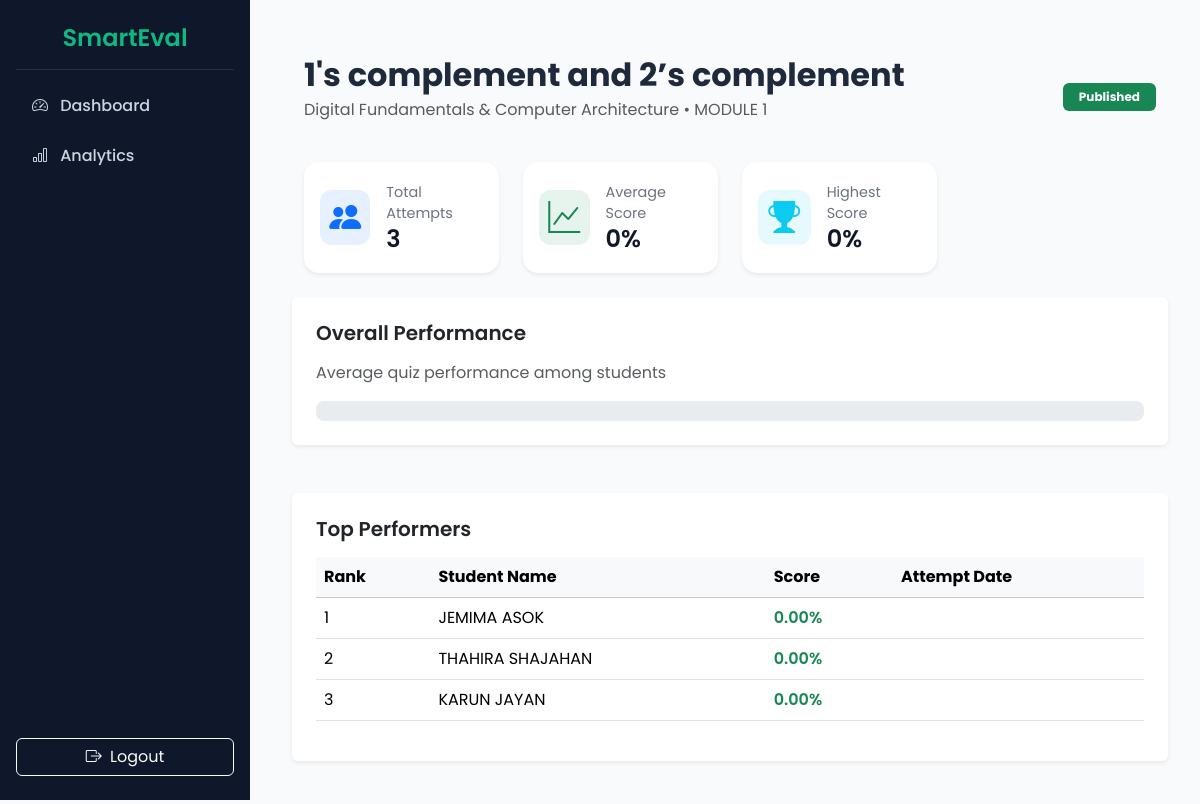
The app's page /quiz/28/analytics/ (signed in) with its own data.
### evaluation/models.py (models this page shows, shortened)
class Quiz(models.Model):
    STATUS_CHOICES = (
        ("Draft", "Draft"),
        ("Published", "Published"),
    )
    course = models.ForeignKey(Course, on_delete=models.CASCADE, related_name="quizzes")
    module = models.ForeignKey(Module, null=True, blank=True, on_delete=models.SET_NULL, related_name="quizzes")
    teacher = models.ForeignKey(
        settings.AUTH_USER_MODEL,
        limit_choices_to={'role': 'Teacher'},
        null=True,
        blank=True,
        on_delete=models.SET_NULL
    )
    title = models.CharField(max_length=200)
    topic = models.CharField(max_length=100, blank=True, null=True)
    start_time = models.DateTimeField(null=True, blank=True)
    end_time = models.DateTimeField(null=True, blank=True)
    duration = models.PositiveIntegerField(
        help_text="Time in minutes", null=True, blank=True
    )
    total_marks = models.DecimalField(max_digits=6, decimal_places=2, default=0)
    marks_per_question = models.DecimalField(
        max_digits=5, decimal_places=2, null=True, blank=True,
        help_text="If set, applies same mark to all questions"
    )
    status = models.CharField(max_length=10, choices=STATUS_CHOICES, default="Draft")
    batches = models.ManyToManyField(Batch, blank=True, related_name="quizzes")
    created_at = models.DateTimeField(auto_now_add=True, null=True)
    updated_at = models.DateTimeField(auto_now=True)

class Course(models.Model):
    course_code = models.CharField(max_length=20)
    name = models.CharField(max_length=100, blank=True, null=True)
    semester = models.ForeignKey(Semester, on_delete=models.CASCADE)
    students = models.ManyToManyField(settings.AUTH_USER_MODEL, related_name='courses_enrolled', blank=True)
    assigned_teacher = models.ForeignKey(
        settings.AUTH_USER_MODEL,
        limit_choices_to={'role': 'Teacher'},
        null=True,
        blank=True,
        on_delete=models.SET_NULL   # ✅ persists if teacher deleted
    )
    class Meta:
        unique_together = ('course_code', 'semester')

class Module(models.Model):
    course = models.ForeignKey(Course, on_delete=models.CASCADE, related_name="modules")
    name = models.CharField(max_length=50)
    class Meta:
        unique_together = ('course', 'name')

class QuizAttempt(models.Model):
    quiz = models.ForeignKey(Quiz, on_delete=models.CASCADE)
    student = models.ForeignKey(
        settings.AUTH_USER_MODEL,
        limit_choices_to={'role': 'Student'},
        on_delete=models.CASCADE
    )
    score = models.DecimalField(max_digits=6, decimal_places=2, default=0)
    started_at = models.DateTimeField(auto_now_add=True)
    submitted_at = models.DateTimeField(null=True, blank=True)

class User(AbstractUser):
    ROLE_CHOICES = (
        ("Student", "Student"),
        ("Teacher", "Teacher"),
        ("Admin", "Admin"),
    )
    role = models.CharField(max_length=20, choices=ROLE_CHOICES)
    is_approved = models.BooleanField(default=False)
    batch = models.ForeignKey(Batch, null=True, blank=True, on_delete=models.SET_NULL)

### evaluation/views.py (the view)
# urls.py: path('quiz/<int:quiz_id>/analytics/', views.quiz_analytics, name='quiz_analytics'),
@login_required
def quiz_analytics(request, quiz_id):
    quiz = get_object_or_404(Quiz, id=quiz_id)
    if not Course.objects.filter(id=quiz.course.id, assigned_teacher=request.user).exists():
        return render(request, "access_denied.html", {"message": "You are not authorized to view this quiz analytics."})
    attempts = QuizAttempt.objects.filter(quiz=quiz)
    total_attempts = attempts.count()
    if total_attempts > 0:
        avg_score = round(attempts.aggregate(avg=Avg('score'))['avg'] or 0, 1)
        max_score = round(attempts.aggregate(max=Max('score'))['max'] or 0, 1)
        passed_count = attempts.filter(score__gte=50).count()
        pass_rate = round((passed_count / total_attempts) * 100, 1)
    else:
        avg_score = max_score = pass_rate = 0
    top_students = attempts.order_by('-score', 'submitted_at')[:5]
    context = {
        'quiz': quiz,
        'total_attempts': total_attempts,
        'avg_score': avg_score,
        'max_score': max_score,
        'pass_rate': pass_rate,
        'top_students': top_students,
    }
    return render(request, 'quiz_analytics.html', context)

### templates/quiz_analytics.html (shortened to what this page needs)
{% extends 'base_teacher.html' %}
{% load static %}
{% block content %}
<div class="container mt-4">
  <div class="d-flex justify-content-between align-items-center mb-4">
    <div>
      <h2 class="fw-bold mb-1">{{ quiz.title }}</h2>
      <p class="text-muted">{{ quiz.course.name }} • {{ quiz.module.name|default:"N/A" }}</p>
    </div>
    <span class="badge bg-success px-3 py-2">{{ quiz.status }}</span>
  </div>
  <div class="row g-4 mb-5">
    <div class="col-md-3">
      <div class="stat-card shadow-sm">
        <div class="icon bg-primary bg-opacity-10 text-primary">
          <i class="bi bi-people-fill"></i>
        </div>
        <div>
          <p class="stat-title">Total Attempts</p>
          <h4 class="stat-value">{{ total_attempts }}</h4>
        </div>
      </div>
    </div>
    <div class="col-md-3">
      <div class="stat-card shadow-sm">
        <div class="icon bg-success bg-opacity-10 text-success">
          <i class="bi bi-graph-up"></i>
        </div>
        <div>
          <p class="stat-title">Average Score</p>
          <h4 class="stat-value">{{ avg_score }}%</h4>
        </div>
      </div>
    </div>
    <div class="col-md-3">
      <div class="stat-card shadow-sm">
        <div class="icon bg-info bg-opacity-10 text-info">
          <i class="bi bi-trophy-fill"></i>
        </div>
        <div>
          <p class="stat-title">Highest Score</p>
          <h4 class="stat-value">{{ max_score }}%</h4>
        </div>
      </div>
    </div>
  <div class="card border-0 shadow-sm p-4 mb-4">
    <h5 class="fw-semibold mb-3">Overall Performance</h5>
    <p class="text-muted">Average quiz performance among students</p>
    <div class="progress rounded-3" style="height: 20px;">
    </div>
  </div>
  {% if top_students %}
  <div class="card border-0 shadow-sm p-4">
    <h5 class="fw-semibold mb-3">Top Performers</h5>
    <table class="table table-hover align-middle">
      <thead class="table-light">
        <tr>
          <th scope="col">Rank</th>
          <th scope="col">Student Name</th>
          <th scope="col">Score</th>
          <th scope="col">Attempt Date</th>
        </tr>
      </thead>
      <tbody>
        {% for s in top_students %}
        <tr>
          <td>{{ forloop.counter }}</td>
          <td>{{ s.student.get_full_name|default:s.student.username }}</td>
          <td><span class="fw-semibold text-success">{{ s.score }}%</span></td>
          <td>{{ s.submitted_at|date:"M d, Y H:i" }}</td>
        </tr>
        {% endfor %}
      </tbody>
    </table>
  </div>
  {% endif %}
</div>
{% endblock %}

### templates/base_teacher.html (style rules this page uses)
body { font-family: 'Poppins', sans-serif; background-color: #f8fafc; color: #1e293b; }

### templates/quiz_analytics.html (style rules this page uses)
.stat-card { display: flex; align-items: center; gap: 1rem; background: white; border-radius: 15px; padding: 1.2rem 1rem; transition: all 0.2s ease; }
.icon { font-size: 2rem; border-radius: 12px; width: 55px; height: 55px; display: flex; align-items: center; justify-content: center; }
.stat-title { color: #6b7280; font-size: 0.9rem; margin: 0; }
.stat-value { margin: 0; font-weight: 600; color: #111827; }

### records on screen
Quiz: title "1's complement and 2’s complement", course.name "Digital Fundamentals & Computer Architecture", module.name "MODULE 1", status "Published"
QuizAttempt: student.get_full_name "JEMIMA ASOK", score "0.00"
QuizAttempt: student.get_full_name "THAHIRA SHAJAHAN", score "0.00"
QuizAttempt: student.get_full_name "KARUN JAYAN", score "0.00"

### other values on screen
{{ total_attempts }} "3"
{{ avg_score }} "0"
{{ max_score }} "0"
